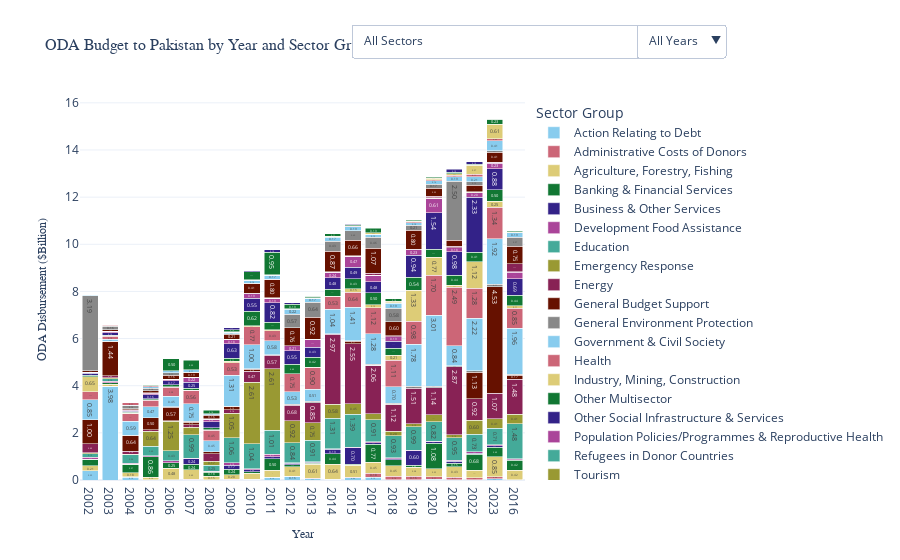

Source (notebook cell):
### Code cell
# Add dropdown filter for sector groups
sector_groups = grouped["sector_group"].unique()
years = grouped["year"].unique()

# Dropdown options for sector groups
sector_dropdown_options = [
    {"label": "All Sectors", "method": "update", "args": [{"visible": [True] * len(grouped)}, {}]}
]
for sector in sector_groups:
    visibility = [True if group == sector else False for group in list(grouped["sector_group"].unique())]
    sector_dropdown_options.append(
        {"label": sector, "method": "update", "args": [{"visible": visibility}, {}]}
    )
# Dropdown options for years
year_dropdown_options = [
    {"label": "All Years", "method": "update", "args": [{"visible": [True] * len(grouped)}, {}]}
]
for year in years:
    visibility = [True if y == year else False for y in grouped["year"]]
    year_dropdown_options.append(
        {"label": year, "method": "update", "args": [{"visible": visibility}, {}]}
    )

# Add both dropdown filters to layout


fig.update_layout(
    updatemenus=[{
            "buttons": sector_dropdown_options,
            "direction": "down",
            "showactive": True,
            "x": 1,  # Position sector filter at top-left
            "y": 1.2,
            "xanchor": "center",
            "yanchor": "top",
            "name": "Sector Group"
        },
        {
            "buttons": year_dropdown_options,
            "direction": "down",
            "showactive": True,
            "x": 1.35,  # Position year filter at top-right
                        "y": 1.2,
            "xanchor": "center",
            "yanchor": "top",
            "name": "Year"
        }

],
    barmode="stack",
    title_font=dict(family="Arial", size=16),
    xaxis_title_font=dict(family="Arial", size=12),
    yaxis_title_font=dict(family="Arial", size=12),
    legend_title="Sector Group",
    template="plotly_white"
)

# Format bar labels for readability
fig.update_traces(texttemplate='%{text:.2f}', textposition='inside')

# Show figure
fig.show()
